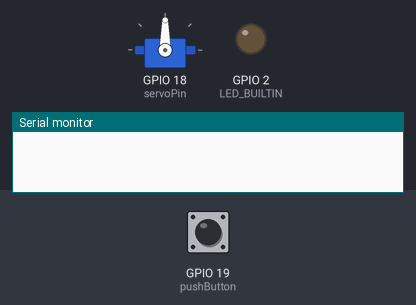
Bench run of a sketch on a simulated ESP32. Parts: servo, output pins drawn as LEDs (lit = HIGH), the last lines printed to the serial monitor. The inputs (shaded band) are chosen by the test bench; at power-on: GPIO 19 (pushButton) LOW.

Above: at 1.2 s.
1.3 s: GPIO 19 (pushButton) pulled HIGH for 0.15 s
At 2.0 s:
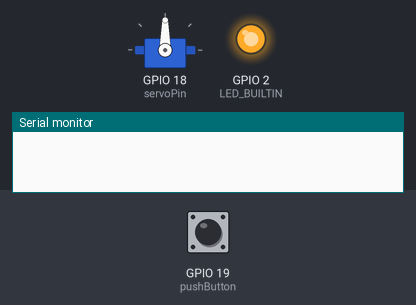
At 5.6 s:
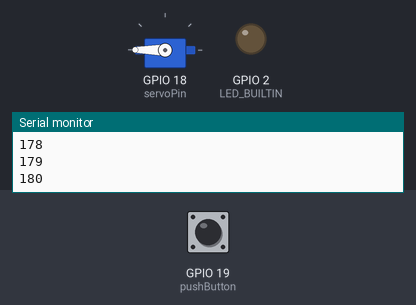
6.5 s: GPIO 19 (pushButton) pulled HIGH for 3.2 s
At 8.8 s:
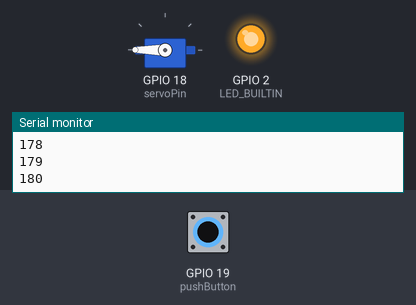
Timing chart, 0 to 13.2 s (numbered marks = the images above; inputs shaded):
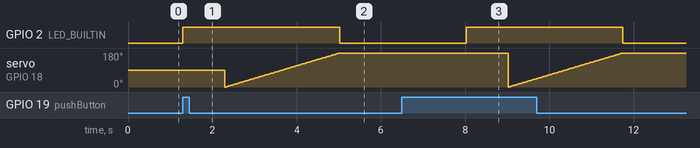

Measured:
- after the input at 1.3 s, GPIO 2 (LED_BUILTIN): LOW → HIGH at once, → LOW 3.7 s later
- after the input at 6.5 s, GPIO 2 (LED_BUILTIN): LOW → HIGH after 1.5 s, → LOW 3.7 s later

The sketch:

esp32_ServoMotor.ino
```cpp
#include <Servo.h>

static const int servoPin = 18;
bool ATIVA_MOTOR = false;
const int pushButton = 19;

#define LED_BUILTIN 2

Servo servo1;

void setup() {
    Serial.begin(115200);
    servo1.attach(servoPin);
    pinMode(pushButton, INPUT);
    pinMode(LED_BUILTIN, OUTPUT);
}

void loop() {
  int push_button_state = digitalRead(pushButton);
  // if condition checks if push button is pressed
  // if pressed LED will turn on otherwise remain off
  if ( push_button_state == HIGH ){
    digitalWrite(LED_BUILTIN, HIGH);
    delay(1000);
    for(int posDegrees = 0; posDegrees <= 180; posDegrees++){
      servo1.write(posDegrees);
      Serial.println(posDegrees);
      delay(15);
    }
    digitalWrite(LED_BUILTIN, LOW);
    delay(3000);
  }
}
```
